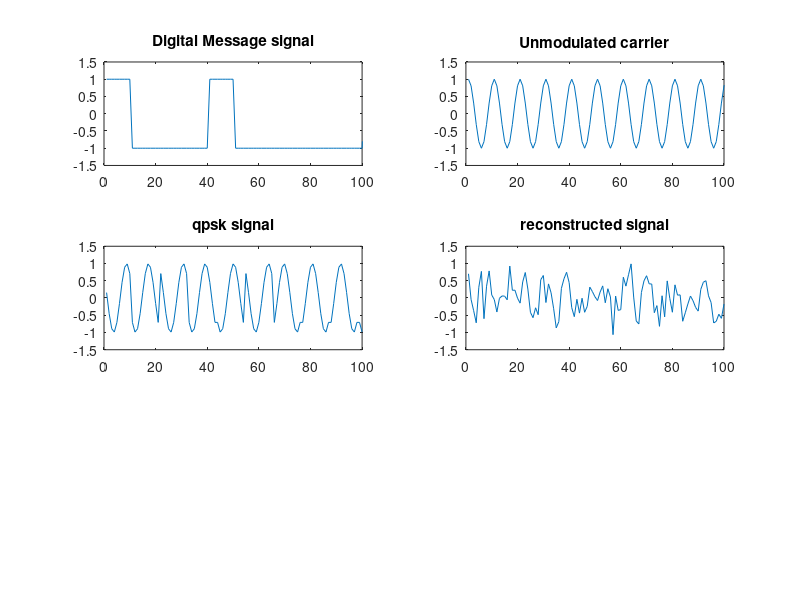

This chart was generated by the following MATLAB code: (Note: this script raises an error after producing the figure.)
%QPSK signal generation
close all;
clear all;
clc;
msg=round(rand(1,20));
data=[];
fs=10000;
%t=0:.01:.99;
t=0:1/fs:0.01;
fc=1000;
c=cos(2*pi*fc*t);%carrier signal & it's a matrix of length 1X100(bcoz for each t, there's ac)
% .let fc=10hz
% chan=ricianchan(1/fs,100,1)
% chan=rayleighchan(1/fs,100);
for i=1:20
if msg(i)==0
d=-1*ones(1,10);
else
d=ones(1,10);
end;

data=[data d]; %data is created only for plotting.it has no application in the following for loop
end;
disp('length of t,c,data');
a=[length(t);length(c);length(data);];disp(a);
qpsk=[];
for i=1:2:20
if msg(i)==1 && msg(i+1)== 0
qpsk=[qpsk cos(2*pi*fc*t+(pi/4))];
else if msg(i)==0 && msg(i+1)==0
qpsk=[qpsk cos(2*pi*fc*t+(3*pi/4))];
else if msg(i)==0 && msg(i+1)==1
qpsk=[qpsk cos(2*pi*fc*t+(5*pi/4))];
else if msg(i)==1 && msg(i+1)==1
qpsk=[qpsk cos(2*pi*fc*t+(7*pi/4))];
end;
end;
end;
end;
end;
% plot(qpsk);
modsig=[];
for i=1:100:1000
for j=1:10
p=qpsk(i+j);
modsig=[modsig p];
end;
end;
%fadedsig=filter(chan,qpsk);
% fadedsig=filter(chan,qpsk);
subplot(321);
plot(data);axis([0 100 -1.5 1.5])
title('Digital Message signal');
%plot('fadesig');
subplot(323);
plot(modsig);axis([0 100 -1.5 1.5])
title('qpsk signal');
subplot(322)
plot(c);axis([0 100 -1.5 1.5])
title('Unmodulated carrier');
%l1 norm minimization
N=100;
% number of spikes in the signal
% T = 20;
T=3;
% number of observations to make
% K = 120;
K=30;
x=modsig;
x=x';
x1=x;
% stem(x1);
% x = zeros(N,1);
q = randperm(N);
x(q(1:T)) = sign(randn(T,1));
x=modsig;
% A = randn(K,N);%additive white gaussian noise
A = randn(K,N)+j*randn(K,N); % rayleigh fading
A = orth(A')';
y = A*x1;
xp = A'*y;
subplot(324);
plot(xp);
axis([0 100 -1.5 1.5])
title('reconstructed signal');
D=abs(x1-xp).^2;
MSE1=sum(D(:))/numel(x);
% MSE1 = mse(x1, xp);
% MSE1 = mean((x1 -xp).^2);
display([' Mean Squared Error: ' num2str(MSE1)]);
SNR1 = snr(x1,xp);display([' SNR1: ' num2str(SNR1)]);
% SNR1 = (abs(x.^2))./(abs(MSE1.^2));
% SNRdB= 10 * log10( SNR1 );
% display([' SNR1: ' num2str(SNR1)]);





